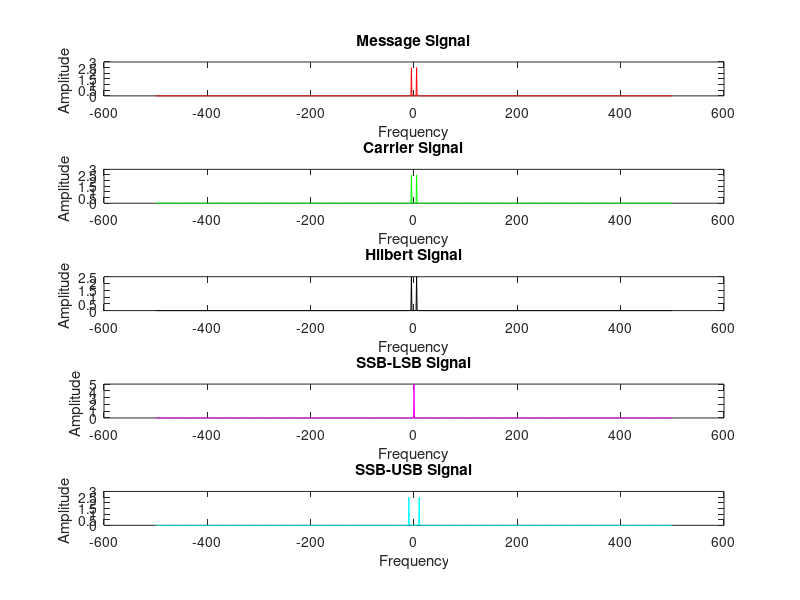

MATLAB code to generate this figure:
clc;
close all;
clear all;
t=0:0.001:1;
Am=input('Enter Amplitude of Message');
Ac=input('Enter Amplitude of carrier');
fm=input('Enter the Frequency of the Message Signal');
fc=input('Enter the Frequency of Carrier Signal');
m=Am*cos(2*pi*fm*t)
c=Ac*cos(2*pi*fc*t)
x=Am*cos(2*pi*fm*t-pi/2)
l=m.*cos(2*pi*fc*t)+x.*sin(2*pi*fc*t)
u=m.*cos(2*pi*fc*t)-x.*sin(2*pi*fc*t)

fs=1000
A=length(m)
y=fftshift(fft(m,A)/A)
f=linspace(-fs/2,+fs/2,A)
subplot(5,1,1)
plot(f,abs(y),'r')
title("Message Signal")
xlabel('Frequency')
ylabel('Amplitude ')

fs=1000
A=length(c)
y=fftshift(fft(c,A)/A)
f=linspace(-fs/2,+fs/2,A)
subplot(5,1,2)
plot(f,abs(y),'g')
title("Carrier Signal")
xlabel('Frequency')
ylabel('Amplitude ')

fs=1000
A=length(x)
y=fftshift(fft(x,A)/A)
f=linspace(-fs/2,+fs/2,A)
subplot(5,1,3)
plot(f,abs(y),'k')
title("Hilbert Signal")
xlabel('Frequency')
ylabel('Amplitude ')


fs=1000
A=length(l)
y=fftshift(fft(l,A)/A)
f=linspace(-fs/2,+fs/2,A)
subplot(5,1,4)
plot(f,abs(y),'m')
title("SSB-LSB Signal")
xlabel('Frequency')
ylabel('Amplitude ')



fs=1000
A=length(u)
y=fftshift(fft(u,A)/A)
f=linspace(-fs/2,+fs/2,A)
subplot(5,1,5)
plot(f,abs(y),'c')
title("SSB-USB Signal")
xlabel('Frequency')
ylabel('Amplitude ')

%Power
pc=(Ac^2)/2;
pDSB=(pc*(Am/Ac))/2
pSSB=(pc*(Am/Ac))/4
fprintf('Power of DSB %f\n',pDSB) 
fprintf('Power of SSB %f',pSSB) 
